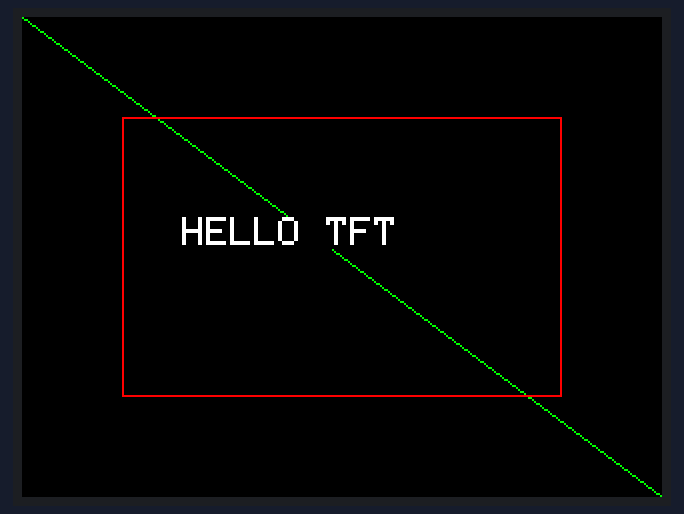
Simulated run of this sketch. Board: ESP32. Parts: 320×240 colour display. What the sketch prints to the serial monitor is not drawn.

Above: at 1.3 s.

The sketch:

hardware_test.ino
```cpp
/*
 * Bitmind TFT Hardware Validation (Phase T2.1)
 * Standalone hardware bring-up test
 * Completely independent of Bitmind architecture
 *
 * Purpose: Validate TFT_eSPI configuration and hardware
 * Tests basic primitives in isolation
 */

#include <Arduino.h>
#include <TFT_eSPI.h>

TFT_eSPI tft = TFT_eSPI();

void setup() {
  Serial.begin(115200);
  delay(1000);

  Serial.println("========================================");
  Serial.println("BITMIND TFT HARDWARE VALIDATION (T2.1)");
  Serial.println("========================================");
  Serial.println();

  // Step 1: Initialize TFT_eSPI
  Serial.println("[TEST] Step 1: Initializing TFT_eSPI...");
  tft.begin();
  Serial.println("[TEST] TFT_eSPI initialized");

  // Step 2: Set rotation to landscape
  Serial.println("[TEST] Step 2: Setting rotation to landscape...");
  tft.setRotation(1);
  Serial.println("[TEST] Rotation set to 1 (landscape)");

  // Step 3: Test fillScreen(BLACK)
  Serial.println("[TEST] Step 3: Testing fillScreen(BLACK)...");
  tft.fillScreen(TFT_BLACK);
  Serial.println("[TEST] fillScreen(BLACK) completed");

  // Step 4: Test drawPixel()
  Serial.println("[TEST] Step 4: Testing drawPixel()...");
  tft.drawPixel(160, 120, TFT_WHITE);
  Serial.println("[TEST] drawPixel() completed");

  // Step 5: Test drawLine()
  Serial.println("[TEST] Step 5: Testing drawLine()...");
  tft.drawLine(0, 0, 319, 239, TFT_GREEN);
  Serial.println("[TEST] drawLine() completed");

  // Step 6: Test drawRect()
  Serial.println("[TEST] Step 6: Testing drawRect()...");
  tft.drawRect(50, 50, 220, 140, TFT_RED);
  Serial.println("[TEST] drawRect() completed");

  // Step 7: Test setCursor() and print()
  Serial.println("[TEST] Step 7: Testing setCursor() and print()...");
  tft.setTextColor(TFT_WHITE, TFT_BLACK);
  tft.setTextSize(2);
  tft.setCursor(80, 100);
  Serial.println("[TEST] About to call print()...");
  tft.print("HELLO TFT");
  Serial.println("[TEST] print() completed");

  Serial.println();
  Serial.println("========================================");
  Serial.println("ALL TESTS PASSED");
  Serial.println("========================================");
}

void loop() {
  // Nothing to do in loop
  delay(1000);
}
```
